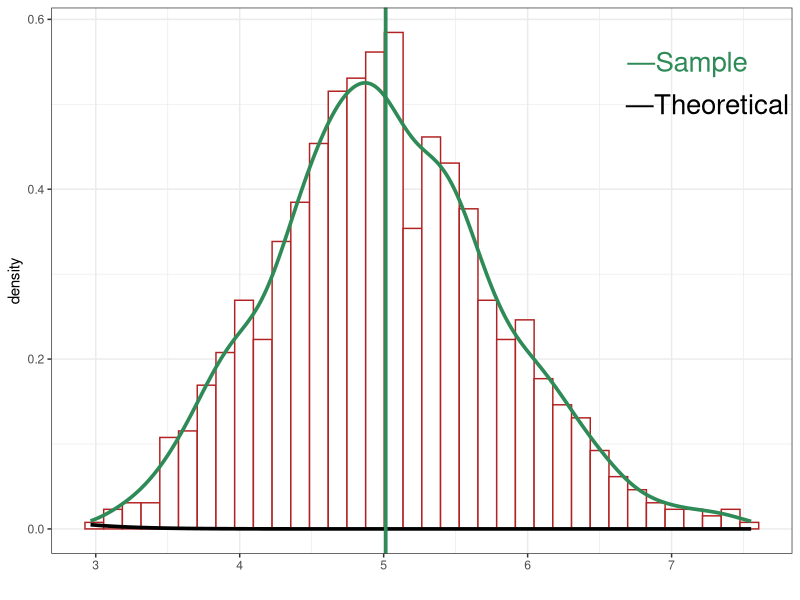

Write R code to recreate this figure.
### Statistical Inference Project 1
    lambda <- 0.2
         n <- 1000
    s.size <- 40
simulation <- matrix(rexp(n*s.size, rate=lambda), n, s.size)
 sample.means <- rowMeans(simulation)

# Set as data frame for use with ggplot2
df <- data.frame(sample.means)
library(ggplot2)
g <- ggplot(df, aes(sample.means)) 
g <- g + geom_histogram(binwidth = 0.13, fill = "white", colour = "firebrick", aes(y = ..density..)) 
g <- g + stat_function(geom="line", fun=dnorm, arg=list(mean=mean(sample.means), sd=sd(sample.means)), size = 1.25)
g <- g + geom_density(colour = "seagreen", size = 1.25) + theme_bw() + xlab("")
g <- g + geom_vline(xintercept = mean(sample.means), colour = "seagreen", size = 1.25)
g <- g + annotate("text", x = 7.25, y = 0.55, label = "—Sample     ", colour = " seagreen", size = 7)
g <- g + annotate("text", x = 7.25, y = 0.5, label = "—Theoretical", size = 7)
g

# Find the sample and theoretical standard deviations
sd(sample.means)
(1/lambda)/sqrt(s.size)
# Find the sample and theoretical variances
var(sample.means)
((1/lambda)^2)/s.size
    
### qqnorm in ggplot
#ggplot(df, aes(sample = sample.means)) + 
#        geom_point(stat="qq", colour = "seagreen", size = 6, shape = 1) + 
#        theme_bw() + geom_line(stat="qq", sample = sample.means)
    
### qqline in ggplot   
    gg_qq <- function(x, distribution = "norm", ..., line.estimate = NULL, conf = 0.95,
                      labels = names(x)){
        q.function <- eval(parse(text = paste0("q", distribution)))
        d.function <- eval(parse(text = paste0("d", distribution)))
        x <- na.omit(x)
        ord <- order(x)
        n <- length(x)
        P <- ppoints(length(x))
        df <- data.frame(ord.x = x[ord], z = q.function(P, ...))
        
        if(is.null(line.estimate)){
            Q.x <- quantile(df$ord.x, c(0.25, 0.75))
            Q.z <- q.function(c(0.25, 0.75), ...)
            b <- diff(Q.x)/diff(Q.z)
            coef <- c(Q.x[1] - b * Q.z[1], b)
        } else {
            coef <- coef(line.estimate(ord.x ~ z))
        }
        
        zz <- qnorm(1 - (1 - conf)/2)
        SE <- (coef[2]/d.function(df$z)) * sqrt(P * (1 - P)/n)
        fit.value <- coef[1] + coef[2] * df$z
        df$upper <- fit.value + zz * SE
        df$lower <- fit.value - zz * SE
        
        if(!is.null(labels)){ 
            df$label <- ifelse(df$ord.x > df$upper | df$ord.x < df$lower, labels[ord],"")
        }
        
        p <- ggplot(df, aes(x=z, y=ord.x)) +
            geom_point(colour = "seagreen", size = 7, shape = 1) + theme_bw() +
            geom_abline(intercept = coef[1], slope = coef[2], colour = "firebrick", size = 2) +
            geom_ribbon(aes(ymin = lower, ymax = upper), alpha=0.2) +
            xlab("Theoretical") + ylab("Sample")
        if(!is.null(labels)) p <- p + geom_text( aes(label = label))
        print(p)
        coef
    }